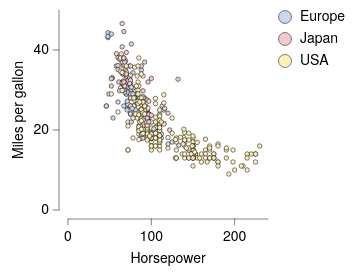

Here is the Vega-Lite specification saved for this chart:
### Vega-Lite specification from a JSON file in a GitHub repository (floating-point values rounded to 4 significant figures; data arrays with more than 128 entries replaced by an {"elided": "..."} marker saying what was removed)
{"background": null, "config": {"arc": {"fill": "#DBDBDB", "fillOpacity": 1.0, "innerRadius": 25.0, "padAngle": 0.03, "stroke": "black", "strokeOpacity": 1, "strokeWidth": 0.25}, "area": {"fill": "#DBDBDB", "fillOpacity": 1.0, "stroke": "black", "strokeOpacity": 1, "strokeWidth": 0.25}, "axis": {"domain": true, "domainCap": "round", "domainColor": "black", "domainWidth": 0.25, "grid": false, "gridCap": "round", "gridColor": "#F1F1F1", "gridDash": [0, 0], "gridOpacity": 1.0, "gridWidth": 0.25, "labelColor": "black", "labelFont": "HelveticaNeue", "labelFontSize": 7, "labelFontStyle": "normal", "labelFontWeight": 400, "offset": 4.5, "ticks": true, "tickCap": "round", "tickColor": "black", "tickRound": false, "tickSize": 3, "tickWidth": 0.25, "titleColor": "black", "titleFont": "HelveticaNeue", "titleFontSize": 7, "titleFontStyle": "normal", "titleFontWeight": 400}, "axisX": {"domain": true, "labelAlign": "center", "labelAngle": 0, "labels": true, "ticks": true, "translate": 0}, "axisY": {"domain": true, "labelAlign": "right", "labelAngle": 0, "labels": true, "ticks": true, "translate": 0}, "axisRight": {"domain": true, "labelAlign": "left", "labelAngle": 0, "labels": true, "ticks": true, "translate": 0}, "axisTop": {"domain": true, "labelAlign": "center", "labelAngle": 0, "labels": true, "ticks": true, "translate": 0}, "axisBand": {"tickOffset": 0}, "bar": {"fill": "#DBDBDB", "fillOpacity": 1.0, "stroke": "black", "strokeOpacity": 1, "strokeWidth": 0.25}, "boxplot": {"size": 9.0, "ticks": {"cornerRadius": 0.25, "fill": "black", "size": 4.5, "thickness": 0.25}, "box": {"fillOpacity": 1.0, "stroke": "black", "strokeOpacity": 1, "strokeWidth": 0.25}, "median": {"fill": "black", "fillOpacity": 1.0, "size": 9.0, "thickness": 0.25}, "rule": {"fill": "black", "fillOpacity": 1.0, "size": 10.0, "stroke": "black", "strokeDash": [0, 0], "strokeOpacity": 1, "strokeWidth": 0.25}, "outliers": {"color": "black", "fill": "black", "fillOpacity": 1.0, "size": 0, "stroke": "black", "strokeOpacity": 1, "strokeWidth": 0.25}}, "circle": {"fill": "black", "fillOpacity": 1.0, "size": 0.5, "stroke": null, "strokeOpacity": 1, "strokeWidth": 0.25}, "errorband": {"band": {"fillOpacity": 0.6, "stroke": null, "strokeWidth": 0.25, "strokeOpacity": 1}, "borders": {"opacity": 0, "strokeOpacity": 0.25, "strokeWidth": 1}}, "errorbar": {"opacity": 1, "rule": {"strokeDash": [0, 0], "strokeWidth": 0.25}, "ticks": {"color": "black", "cornerRadius": 0.125, "opacity": 1, "size": 6.0, "thickness": 0.25}, "thickness": 0.25}, "font": "HelveticaNeue", "geoshape": {"fill": "#DBDBDB", "fillOpacity": 1.0, "stroke": "black", "strokeOpacity": 1, "strokeWidth": 0.25}, "header": {"labelColor": "black", "labelFont": "HelveticaNeue", "labelFontSize": 7, "labelFontStyle": "normal", "labelFontWeight": 400, "titleColor": "black", "titleFont": "HelveticaNeue", "titleFontSize": 7, "titleFontStyle": "normal", "titleFontWeight": 400, "titlePadding": 0}, "legend": {"disable": false, "offset": 4.5, "gradientLength": 50.0, "gradientThickness": 5.0, "gradientOpacity": 1.0, "gradientStrokeColor": "black", "gradientStrokeWidth": 0.25, "labelColor": "black", "labelFont": "HelveticaNeue", "labelFontSize": 7, "labelFontStyle": "normal", "labelFontWeight": 400, "strokeColor": "black", "strokeWidth": 0, "symbolSize": 42, "symbolStrokeColor": "black", "symbolStrokeWidth": 0.25, "titleColor": "black", "titleFont": "HelveticaNeue", "titleFontSize": 7, "titleFontStyle": "normal", "titleFontWeight": 400}, "line": {"color": "black", "stroke": "black", "strokeCap": "round", "strokeDash": [0, 0], "strokeOpacity": 1, "strokeWidth": 0.375}, "point": {"filled": true, "fill": "#DBDBDB", "fillOpacity": 1.0, "size": 5.0, "stroke": "black", "strokeOpacity": 1, "strokeWidth": 0.25}, "range": {"category": ["#C6D9F1", "#F1C9CB", "#FEF0B9", "#CEE37A", "#7AA8E0", "#E589A3", "#FDDD5D", "#68B961", "#4177B1", "#C35082", "#E5C227", "#438156"], "diverging": {"scheme": ["#C35082", "#CE6D94", "#D989A7", "#E2A4BA", "#EABFCE", "#F1DBE2", "#F6F6F6", "#D7E0EB", "#B9CBE0", "#9BB6D5", "#7DA1C9", "#5F8CBD", "#4177B1"]}, "heatmap": {"scheme": ["#DFE9F7", "#C6D9F1", "#ADC8EC", "#94B8E6", "#7AA8E0", "#6097DA", "#4D87CA", "#4177B1", "#386898", "#2F597F", "#264A69", "#1D3A58"]}, "ordinal": {"scheme": ["#F1F1F1", "#DBDBDB", "#C6C6C6", "#B2B2B2", "#9D9D9D", "#898989", "#767676", "#636363", "#515151", "#404040", "#2F2F2F", "#1F1F1F"]}, "ramp": {"scheme": ["#DFE9F7", "#C6D9F1", "#ADC8EC", "#94B8E6", "#7AA8E0", "#6097DA", "#4D87CA", "#4177B1", "#386898", "#2F597F", "#264A69", "#1D3A58"]}}, "rule": {"color": "black", "stroke": "black", "strokeCap": "round", "strokeDash": [2, 2], "strokeOpacity": 1, "strokeWidth": 0.25}, "scale": {"bandPaddingInner": 0.1, "bandPaddingOuter": 0.1, "round": false}, "rect": {"fill": "#DBDBDB", "fillOpacity": 1.0, "stroke": "black", "strokeOpacity": 1, "strokeWidth": 0.25}, "square": {"fill": "#DBDBDB", "fillOpacity": 1.0, "size": 10.0, "stroke": "black", "strokeOpacity": 1, "strokeWidth": 0.25}, "text": {"color": "black", "font": "HelveticaNeue", "fontSize": 7, "fontStyle": "normal", "fontWeight": 400}, "title": {"anchor": "middle", "frame": "group", "color": "black", "font": "HelveticaNeue", "fontSize": 7, "fontStyle": "normal", "fontWeight": 400, "subtitleColor": "black", "subtitleFont": "HelveticaNeue", "subtitleFontSize": "HelveticaNeue", "subtitleFontStyle": "normal", "subtitleFontWeight": 400}, "view": {"continuousWidth": 100, "continuousHeight": 100, "discreteWidth": 100, "discreteHeight": 100, "fill": null, "stroke": null, "strokeWidth": 0.25}}, "data": {"name": "data-7285c4e2e195e5a75737a34913199f5f"}, "mark": {"type": "point"}, "encoding": {"color": {"field": "Origin", "title": null, "type": "nominal"}, "x": {"field": "Horsepower", "title": "Horsepower", "type": "quantitative"}, "y": {"field": "Miles_per_Gallon", "title": "Miles per gallon", "type": "quantitative"}}, "$schema": "https://vega.github.io/schema/vega-lite/v6.4.1.json", "datasets": {"data-7285c4e2e195e5a75737a34913199f5f": {"elided": "392 records"}}}
